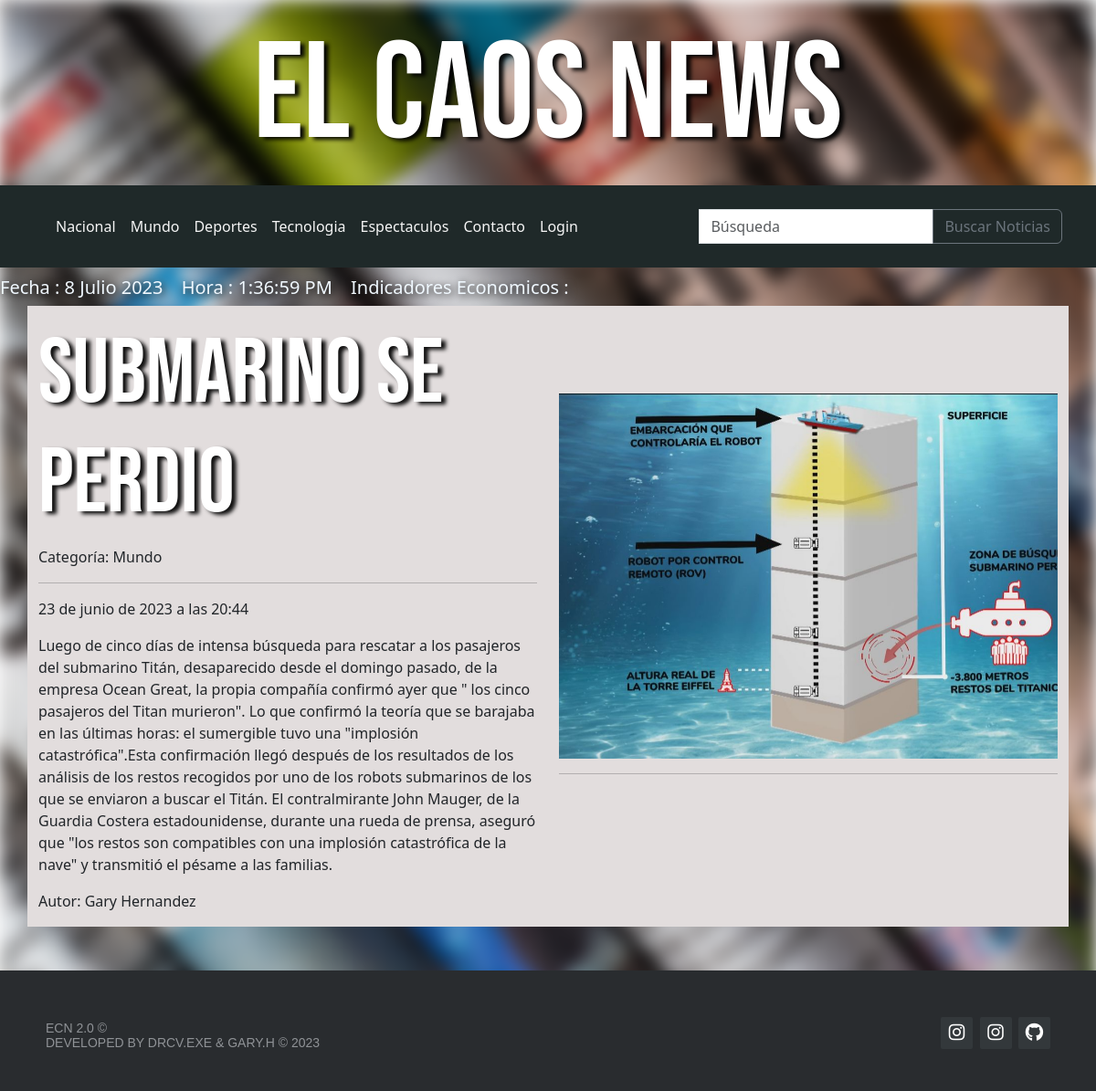
/noticia/Submarino se perdio/, run on the app's committed database.
### ecn/models.py (models this page shows, shortened)
class Noticia(models.Model):
    titulo = models.CharField(max_length=200)
    contenido = models.TextField()
    autor = models.ForeignKey(Autor, on_delete=models.CASCADE)
    fecha_publicacion = models.DateTimeField(auto_now_add=True)
    categoria = models.ForeignKey(Categoria, on_delete=models.CASCADE)
    imagen = models.ImageField(upload_to='noticias/', null=True, blank=True)
    id_noticia = models.CharField(primary_key=True, max_length=36, default=uuid.uuid4, editable=False)
    fecha_creacion = models.DateTimeField(auto_now_add=True)

class Categoria(models.Model):
    nombre = models.CharField(max_length=100)
    def __str__(self):
        return self.nombre

class Autor(models.Model):
    nombre = models.CharField(max_length=100)
    def __str__(self):
        return self.nombre

### ecn/views.py (the view)
# urls.py: path('noticia/<str:titulo>/', views.vista_noticia, name='vista_noticia'),
def vista_noticia(request, titulo):
    noticia = get_object_or_404(Noticia, titulo=titulo)
    return render(request, 'ecn/vista_noticia.html', {'noticia': noticia})

### ecn/templates/ecn/vista_noticia.html (shortened to what this page needs)
{% extends "./base.html" %}
{% block body %}
{% load static %}
   <div class="container">
    <div class="container_2 mt-2">
      <div class="row mb-5">
        <div class="col-md-6">
          <h1 style="text-align: left; font-size: 100px; ">{{ noticia.titulo }}</h1>
          <p>Categoría: {{ noticia.categoria }}</p>
          <hr style="margin-top: 10px;" >
          <p>{{ noticia.fecha_creacion }}</p>
          <p>{{ noticia.contenido }}</p>
          <p>Autor: {{ noticia.autor }}</p>
        </div>
        <br>
        <br>
        <div class="col-md-6 mt-5">
          <div id="carouselExampleSlidesOnly" class="carousel slide" data-bs-ride="carousel">
            <div class="carousel-inner mt-5">
              <div class="carousel-item active">
                <img src="{{ noticia.imagen.url }}" class="d-block mx-auto w-100" alt="...">
              </div>
            </div>
            <hr>
          </div>
        </div>
      </div>
    </div>
  </div>
{% endblock %}

### ecn/static/css/estilos_index.css (style rules this page uses)
* { margin:0; padding: 0; }
body::after { background-image:url("/static/img/wallpaperflare.com_wallpaper.jpg");; background-repeat: no-repeat; background-attachment: fixed; background-size: 100%; filter: blur(5px); content: ''; position:fixed; left: 0; top: 0; width: 100%; height:100% ; background-size: cover; z-index: -1; filter: blur(9px); }
h1 { text-align: center; font-family: 'Bebas Neue', sans-serif; margin-top: 15px; font-size: 150px; color: rgb(255, 255, 255); text-shadow: 5px 3px 4px rgba(0, 0, 0, 0.93); }
.container { background-color: #e2dddd; }
.carousel-item img { width: auto !important; height: 400px; max-height: 400px; }

### data on the page
Noticia: titulo "Submarino se perdio", categoria "Mundo", fecha_creacion "23 de junio de 2023 a las 20:44", contenido "Luego de cinco días de intensa búsqueda para rescatar a los pasajeros del submarino Titán, desaparecido desde el domingo pasado, de la empresa Ocean Great, la propia compañía confirmó ayer que \" los cinco pasajeros del Titan murieron\". Lo que confirmó la teoría que se barajaba en las últimas horas: el sumergible tuvo una \"implosión catastrófica\".Esta confirmación llegó después de los resultados de los análisis de los restos recogidos por uno de los robots submarinos de los que se enviaron a buscar el Titán. El contralmirante John Mauger, de la Guardia Costera estadounidense, durante una rueda de prensa, aseguró que \"los restos son compatibles con una implosión catastrófica de la nave\" y…", autor "Gary Hernandez", imagen (picture)
